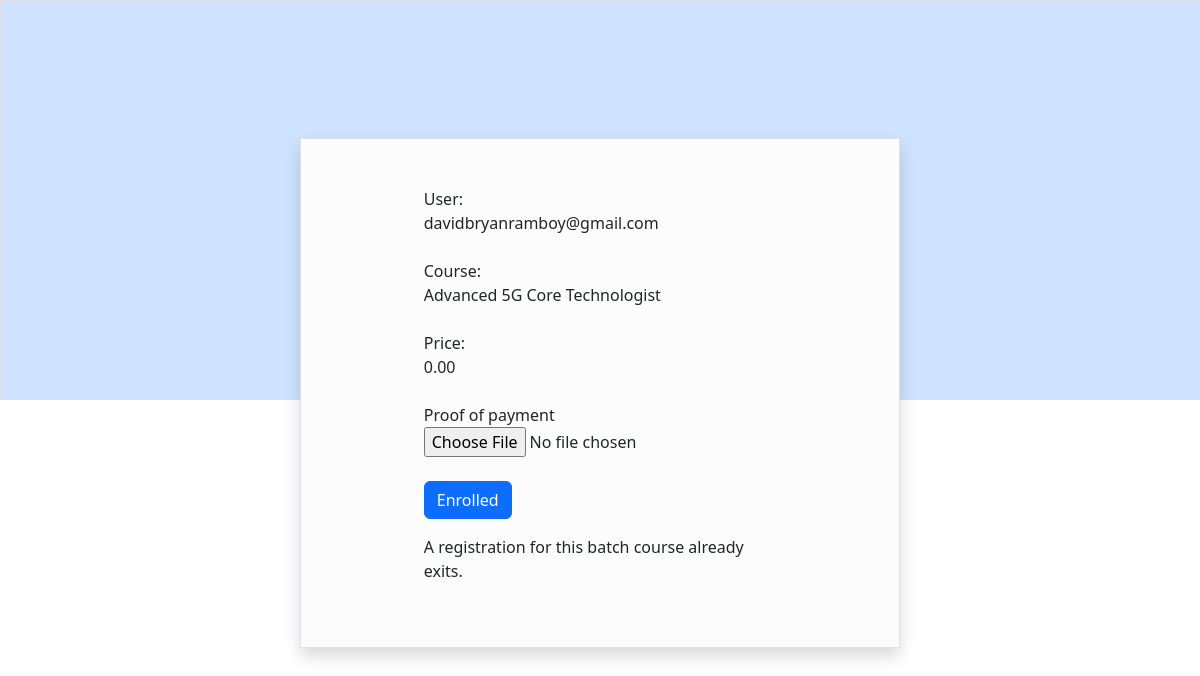
/course/enroll/58/32 (signed in), run on the app's committed database.
### account/models.py (models this page shows)
class Custom_user(AbstractUser):
    address = models.CharField(max_length=100, blank=True, null=True)
    phone_number = models.CharField(max_length=20, blank=True, null=True)
    email = models.EmailField(unique=True,blank=True, null=True)
    position = models.CharField(max_length=100,blank=True, null=True)
    company = models.CharField(max_length=100,blank=True, null=True)
    def __str__(self):
        return self.email
    EMAIL_FIELD = 'email'
    ADDRESS_FIELD = 'address'
    PHONE_NUMBER_FIELD = 'phone_number'
    REQUIRED_FIELDS = ['email','address','phone_number']
    is_active = models.BooleanField(default=True)

### course/models.py (models this page shows)
class Course(models.Model):
    category = models.ForeignKey(Category, related_name='courses',on_delete=models.CASCADE)
    course = models.CharField(max_length=255)
    duration = models.CharField(max_length=255)
    price = models.DecimalField(max_digits=12, decimal_places=2)
    isArchived = models.BooleanField(default=False)
    def __str__(self):
        return self.course

### course/views.py (the view)
# urls.py: path('enroll/<int:pk1>/<int:pk2>', views.detail, name="detail"),
@login_required(login_url='account:login')
def detail(request, pk1, pk2):
    course = get_object_or_404(Course, pk=pk1)
    user = request.user
    register_from_batch = RegisterBatch.objects.filter(batch_course_id=pk2)
    courseOne = get_object_or_404(Course, pk=pk1)
    batchcourse = TrainingBatch.objects.filter(course=courseOne) & TrainingBatch.objects.filter(id=pk2)
    enrolled_batches = RegisterBatch.objects.filter(user=request.user).values_list('batch_course_id', flat=True)
    initial_values_batch = {
        'user': user,
        'course': batchcourse
    }
    form_batch = NewParticipant(request.POST or None,initial=initial_values_batch)
    initial_values = {
        'user': user,
        'course': course
    }
    useraa = RegisterBatch.objects.filter(user=request.user)
    print(useraa)
    form = NewCourseForm(request.POST or None, request.FILES or None,initial=initial_values)
    if not RegisterBatch.objects.filter(user=request.user, batch_course_id=pk2).exists():
        if request.method == 'POST':
            if form.is_valid():
                batch_instance = TrainingBatch.objects.filter(course=courseOne,id=pk2)
                ordered_course = form.save(commit=False)
                ordered_course.price = course.price
                ordered_course.user = user
                form.save()
                batch_course = form_batch.save(commit=False)
                batch_course.course = course
                batch_instance.first().participants.add(request.user)
                batch_course.batch_course_id = str(pk2)
                form_batch.save()
                return redirect('course:my_courses')
    else:
        messages_text = f"A registration for this batch course already exits."
        messages.warning(request, messages_text)
    try:
        print(messages_text)
    except UnboundLocalError:
        messages_text = None
    return render(request, 'course/enroll.html', {
        'form': form,
        'course' : course,
        'form_batch' : form_batch,
        'batchcourse' : batchcourse,
        'register_from_batch' : messages_text,
        'enrolled_batches' : enrolled_batches
    })

### course/forms.py
class NewCourseForm(forms.ModelForm):
    class Meta:
        model = OrderedCourse
        fields = ['course','proof_of_payment']

class NewParticipant(forms.ModelForm):
    class Meta:
        model = RegisterBatch
        fields = ['user',]

### course/models.py (called while the page is built)
    def __str__(self):
        return self.user.email

### course/templates/course/enroll.html (shortened to what this page needs)
{% extends 'account/base.html' %}
{% block content %}
<div class="row justify-content-center  h-100 w-100 p-0 m-0 position-relative ">
    <form method="POST"  enctype="multipart/form-data" class="shadow position-absolute  row w-50 justify-content-center mt-5 border p-5 bg-light-subtle" style="top:90px;">
        <div class="col-9 ">
            <p class="m-0">User:</p>
            {{user.email}}
            <br>
            <div class="d-none"> {{form_batch.user}}</div><br>
            <p class="m-0">Course:</p>
            {{course.course}}
            <br>
            <br>
            <p class="m-0">Price:</p>
            {{course.price}}
            <br>
            <br>
            <p class="m-0">Proof of payment</p>
            {{form.proof_of_payment}}
            <br>
            <br>
            {% if register_from_batch == "A registration for this batch course already exits." %}
                <p class="btn btn-primary">Enrolled</p>
            {% else %}
            <button id={batch.id} name="batch_id" value="{{batch.id}}" type="submit" class="btn btn-success text-white">Enroll</button>
            {% endif %}
            {% if messages %}
            <div class="messages" id="messages">
                {% for message in messages %}
                    <p{% if message.tags %} class="{{ message.tags }}"{% endif %}>{{ message }}</p>
                {% endfor %}
            </div>
            {% endif %}
        </div>
    </form>
</div>
{% endblock %}

### data on the page
Custom_user: email "davidbryanramboy@gmail.com"
Course: course "Advanced 5G Core Technologist", price "0.00"

### other printed values
{{ message }} "A registration for this batch course already exits."
